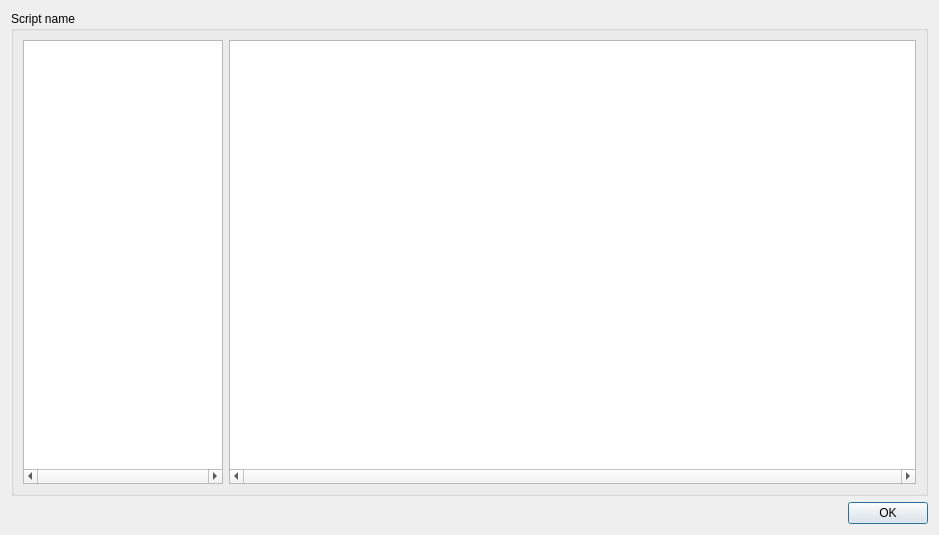
<?xml version="1.0" encoding="UTF-8"?>
<ui version="4.0">
 <class>scriptCheckWindow</class>
 <widget class="QDialog" name="scriptCheckWindow">
  <property name="geometry">
   <rect>
    <x>0</x>
    <y>0</y>
    <width>939</width>
    <height>535</height>
   </rect>
  </property>
  <property name="windowTitle">
   <string>Проверка скрипта</string>
  </property>
  <layout class="QVBoxLayout" name="verticalLayout">
   <item>
    <widget class="QGroupBox" name="groupBox">
     <property name="title">
      <string>Script name</string>
     </property>
     <layout class="QHBoxLayout" name="horizontalLayout">
      <item>
       <widget class="QListWidget" name="checksList">
        <property name="maximumSize">
         <size>
          <width>200</width>
          <height>16777215</height>
         </size>
        </property>
        <property name="horizontalScrollBarPolicy">
         <enum>Qt::ScrollBarAlwaysOn</enum>
        </property>
       </widget>
      </item>
      <item>
       <widget class="QTextEdit" name="outputView">
        <property name="font">
         <font>
          <family>Monospace</family>
         </font>
        </property>
        <property name="lineWidth">
         <number>0</number>
        </property>
        <property name="horizontalScrollBarPolicy">
         <enum>Qt::ScrollBarAlwaysOn</enum>
        </property>
        <property name="undoRedoEnabled">
         <bool>false</bool>
        </property>
        <property name="lineWrapMode">
         <enum>QTextEdit::NoWrap</enum>
        </property>
        <property name="readOnly">
         <bool>false</bool>
        </property>
       </widget>
      </item>
     </layout>
    </widget>
   </item>
   <item>
    <widget class="QDialogButtonBox" name="buttonBox">
     <property name="orientation">
      <enum>Qt::Horizontal</enum>
     </property>
     <property name="standardButtons">
      <set>QDialogButtonBox::Ok</set>
     </property>
    </widget>
   </item>
  </layout>
 </widget>
 <resources/>
 <connections>
  <connection>
   <sender>buttonBox</sender>
   <signal>accepted()</signal>
   <receiver>scriptCheckWindow</receiver>
   <slot>accept()</slot>
   <hints>
    <hint type="sourcelabel">
     <x>248</x>
     <y>254</y>
    </hint>
    <hint type="destinationlabel">
     <x>157</x>
     <y>274</y>
    </hint>
   </hints>
  </connection>
  <connection>
   <sender>buttonBox</sender>
   <signal>rejected()</signal>
   <receiver>scriptCheckWindow</receiver>
   <slot>reject()</slot>
   <hints>
    <hint type="sourcelabel">
     <x>316</x>
     <y>260</y>
    </hint>
    <hint type="destinationlabel">
     <x>286</x>
     <y>274</y>
    </hint>
   </hints>
  </connection>
 </connections>
</ui>
